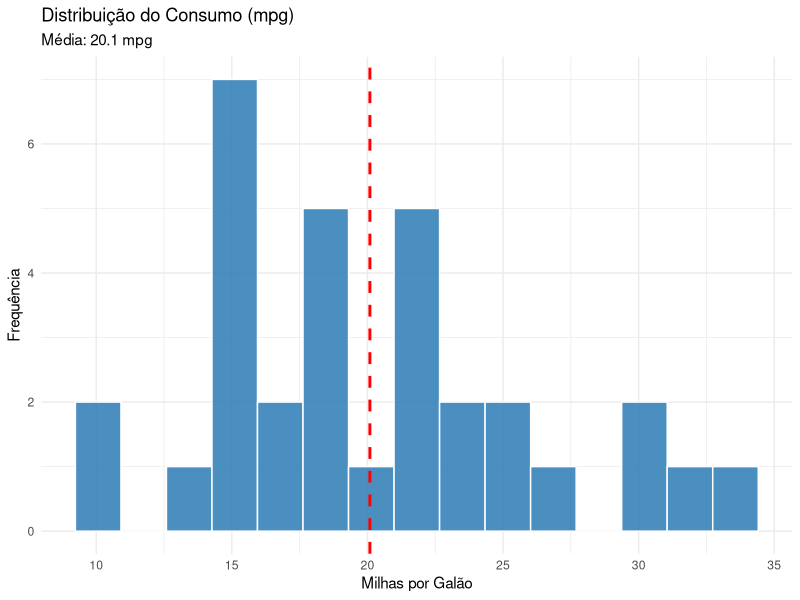
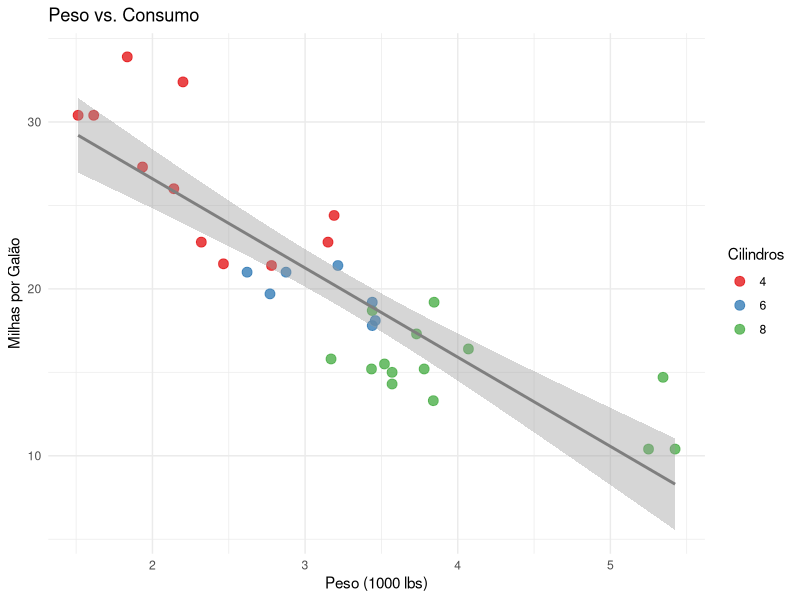

Here is the R script that generated these plots, in order:
## ---- chunk 1
#| label: setup
#| message: false

library(tidyverse)

# Usando o dataset mtcars como exemplo
dados <- mtcars |>
  rownames_to_column("modelo") |>
  as_tibble()

glimpse(dados)
## ---- chunk 2
#| label: summary

dados |>
  select(mpg, cyl, hp, wt) |>
  summary()
## ---- chunk 3
#| label: fig-hist
#| fig-cap: "Distribuição do consumo de combustível"
#| fig-width: 7
#| fig-height: 4

ggplot(dados, aes(x = mpg)) +
  geom_histogram(bins = 15, fill = "#2c7bb6", color = "white", alpha = 0.85) +
  geom_vline(aes(xintercept = mean(mpg)), color = "red", linetype = "dashed", linewidth = 1) +
  labs(
    title = "Distribuição do Consumo (mpg)",
    subtitle = paste("Média:", round(mean(dados$mpg), 1), "mpg"),
    x = "Milhas por Galão",
    y = "Frequência"
  ) +
  theme_minimal()
## ---- chunk 4
#| label: fig-scatter
#| fig-cap: "Relação entre peso e consumo, colorido por número de cilindros"

dados <- dados |>
  mutate(cyl = factor(cyl))

ggplot(dados, aes(x = wt, y = mpg, color = cyl)) +
  geom_point(size = 3, alpha = 0.8) +
  geom_smooth(method = "lm", se = TRUE, aes(group = 1), color = "gray50") +
  scale_color_brewer(palette = "Set1", name = "Cilindros") +
  labs(
    title = "Peso vs. Consumo",
    x = "Peso (1000 lbs)",
    y = "Milhas por Galão"
  ) +
  theme_minimal()
## ---- chunk 5
#| label: correlacoes

dados |>
  select(mpg, hp, wt, qsec) |>
  cor() |>
  round(2) |>
  knitr::kable(caption = "Matriz de correlação")
